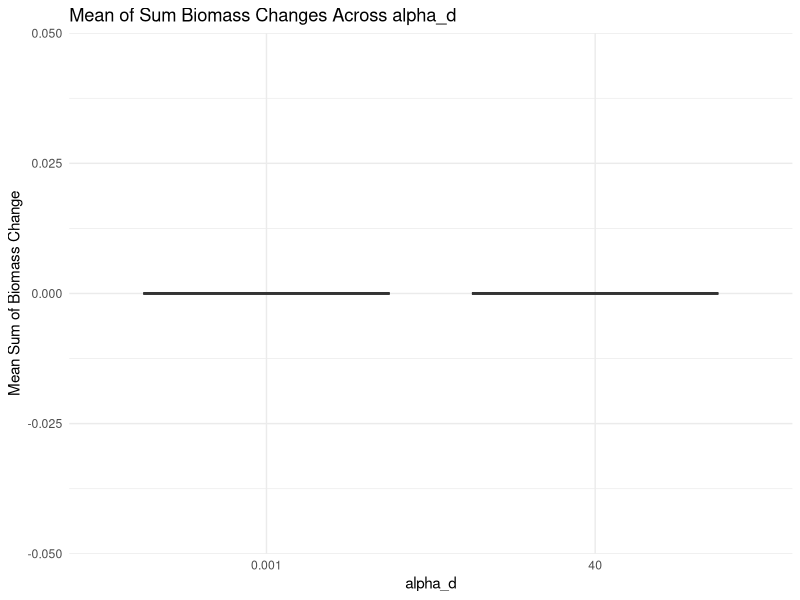
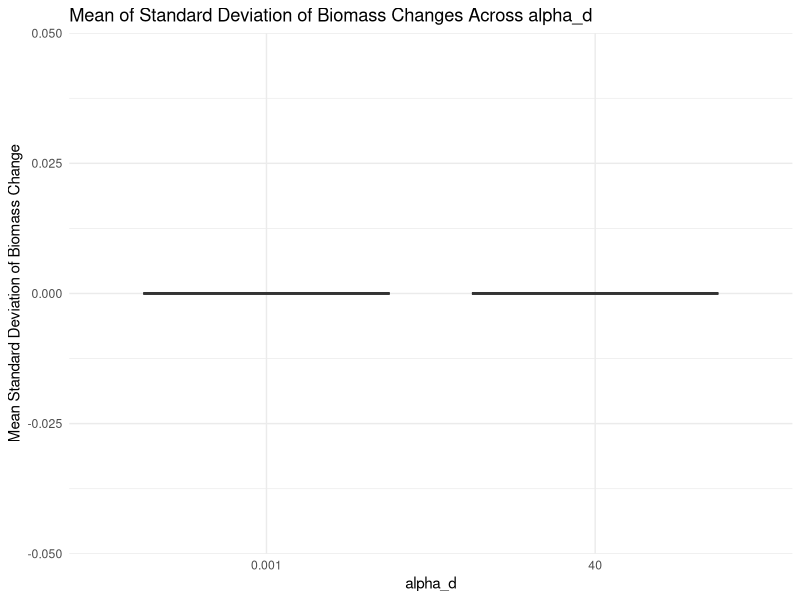

Generate these figures, in order, with R: (Note: this script raises an error after producing the figures.)
library(ggplot2)
library(tidyr)
library(dplyr)
library(Matrix)
library(deSolve)
library(clusterGeneration)

# Function to simulate quantitative network
sim_quantitative_network <- function(Net_type, S, C, aij_params) {
  A <- matrix(0, S, S)
  n_pairs <- S * (S - 1) / 2
  B <- runif(n_pairs) <= C
  if (Net_type == "predator-prey") { 
    aij <- -abs(rnorm(n_pairs, aij_params[1], aij_params[2]))
    A[upper.tri(A)] <- B * aij
    A <- t(A)
    aij <- abs(rnorm(n_pairs, aij_params[1], aij_params[2]))
    A[upper.tri(A)] <- B * aij
  } 
  diag(A) <- -runif(S, min = 0, max = 1)
  while(max(Re(eigen(A)$values)) > 0){
    diag(A) <- -runif(S, min = 0, max = 1)
  }
  return(A)
}

# Function to simulate dynamics with continuous press perturbations
# fw.model_with_perturb <- function(t, B, params) {
#   with(as.list(c(B, params)), {
#     B[B < 10^-8] <- 0 
#     B[B < 0] <- 0 # Prevent negative biomass
#     # Small perturbation at each step, influenced by covariance structure
#     delta_r <- MASS::mvrnorm(n = 1, mu = rep(0, length(B)), Sigma = params$covMat)
#     dBdt <- (params$r + params$A %*% B + delta_r) * B
#     list(dBdt)
#   })
# }

perturbation_counter <- 0

# Function to simulate dynamics with continuous press perturbations
fw.model_with_perturb <- function(t, B, params) {
  with(as.list(c(B, params)), {
    B[B < 10^-8] <- 0 
    B[B < 0] <- 0 
    
    # Increment the global counter
    perturbation_counter <<- perturbation_counter + 1
    
    # Apply perturbation every n function calls
    if (perturbation_counter %% 10 == 0) {  # Check if 50 function calls have passed
      delta_r <- MASS::mvrnorm(n = 1, mu = rep(0, length(B)), Sigma = params$covMat)
      # Scale delta_r relative to the current biomass
      delta_r <- delta_r * B * perturbation_scale # Scale delta_r by biomass
      print(paste("biomass values:", B))
      print(paste("delta_r values:",delta_r))
    } else {
      delta_r <- 0  # No perturbation in this timestep
    }
    
    dBdt <- (params$r + params$A %*% B + delta_r) * B
    list(dBdt)
  })
}

# Simulate dynamics with press perturbations over multiple timesteps
simulate_dynamics_press <- function(params, model, init_biomass = runif(params$S, min = 1, max = 10), timesteps = 1000) {
  init_biomass <- as.numeric(init_biomass)
  times <- seq(from = 1, to = timesteps)
  
  out <- deSolve::ode(
    y = init_biomass,
    times = times,
    func = model,
    parms = params,
    maxsteps = 50000, #50000, # Increase maxsteps to handle large amounts of work
    method = "vode", # Use a solver suitable for stiff systems
    atol = 1e-8,            # Set a tighter absolute tolerance 
    rtol = 1e-8             # Set a tighter relative tolerance
  ) %>% as.data.frame()
  
  return(out)
}

# Function to simulate response with continuous perturbations
simulate_response_press <- function(S, C, aij_params, mu_delta_r, sd_delta_r, sd_X, maxt, alpha_d) {
  
  perturbation_counter <- 0
  
  # Compute C matrix using rcorrmatrix
  cor_matrix <- clusterGeneration::rcorrmatrix(d = S, alphad = alpha_d)
  
  # Create covariance matrix
  covMat <- diag(sd_X) %*% cor_matrix %*% diag(sd_X)
  
  # Simulate interaction matrix A
  A <- sim_quantitative_network("predator-prey", S = S, C = C, aij_params = aij_params)
  
  equilibrium_pre <- runif(S, 1, 10)
  r_pre <- -A %*% equilibrium_pre
  dyn_params <- list(A = A, r = r_pre, S = S, maxt = maxt, covMat = covMat)
  
  # Simulate dynamics with press perturbations over time
  out <- simulate_dynamics_press(dyn_params, fw.model_with_perturb, init_biomass = equilibrium_pre, timesteps = 1000)
  
  return(out)
}

# Set up the alpha_d values and species number to test
alpha_d_values <- c(0.001, 40)
S <- 10  # Fixed number of species

# Run the simulation for a fixed number of species and varying alpha_d values
results <- data.frame()

# Initialize delta_r_values, cor_values, and cov_values
delta_r_values <- data.frame(species = character(0), alpha_d = numeric(0), delta_r = numeric(0))
cor_values <- data.frame(alpha_d = numeric(0), correlation = numeric(0))
cov_values <- data.frame(alpha_d = numeric(0), covariance = numeric(0))

nsim <- 1  # Number of simulations per scenario

perturbation_scale = 5

for (alpha_d in alpha_d_values) {
  print(paste("Running simulation for alpha_d =", alpha_d))
  
  for (j in 1:nsim) {
    result <- simulate_response_press(S = S, 
                                      C = 0.2, 
                                      aij_params = c(0, 0.5), 
                                      mu_delta_r = 0, 
                                      sd_delta_r = 0.5, 
                                      sd_X = rep(1, S), 
                                      maxt = 50000, #50000, 
                                      alpha_d = alpha_d)
    
    delta_r <- result$delta_r  # Capture delta_r values
    
    # Extract biomass dynamics for each species over time
    biomass_df <- result %>%
      pivot_longer(-time, names_to = "species", values_to = "biomass")
    
    # Calculate the total biomass change over time for each species
    biomass_df <- biomass_df %>%
      group_by(species) %>%
      summarize(sum_deltaX = sum(biomass - lag(biomass, default = biomass[1])),
                sd_deltaX = sd(biomass, na.rm = TRUE))  # Adding sd per simulation
    
    # Store results for sum_deltaX and sd_deltaX
    results <- rbind(
      results,
      data.frame(
        alpha_d = alpha_d,
        sum_deltaX = mean(biomass_df$sum_deltaX),
        sd_deltaX = mean(biomass_df$sd_deltaX)
      )
    )
    
    
  }
}

# Plot 1: Mean and Standard Deviation of Biomass Change for Each Scenario

# Sum of biomass changes across alpha_d
p1 <- ggplot(results, aes(x = as.factor(alpha_d), y = sum_deltaX)) +
  geom_boxplot(fill = "skyblue") +
  labs(title = "Mean of Sum Biomass Changes Across alpha_d", x = "alpha_d", y = "Mean Sum of Biomass Change") +
  theme_minimal()

# Standard deviation of biomass changes across alpha_d
p2 <- ggplot(results, aes(x = as.factor(alpha_d), y = sd_deltaX)) +
  geom_boxplot(fill = "orange") +
  labs(title = "Mean of Standard Deviation of Biomass Changes Across alpha_d", x = "alpha_d", y = "Mean Standard Deviation of Biomass Change") +
  theme_minimal()

print(p1)
print(p2)

###########################

#  Plot delta_r distributions per scenario
p3 <-  ggplot(delta_r_values, aes(x = delta_r)) +
  geom_histogram(bins = 30, fill = "blue", alpha = 0.7) +
  facet_wrap(~scenario, scales = "free") +  # Separate plots for each scenario
  theme_minimal() +
  ggtitle("Distribution of delta_r Across Scenarios") +
  labs(x = "delta_r", y = "Frequency")

# 2. Distribution of correlation values across alpha_d
p4 <- ggplot(cor_values, aes(x = correlation)) +
  geom_histogram(bins = 30, fill = "green", alpha = 0.7) +
  facet_wrap(~ alpha_d, scales = "free") +
  theme_minimal() +
  ggtitle("Distribution of Correlation Values Across alpha_d Values") +
  labs(x = "Correlation", y = "Frequency")

# 3. Distribution of covariance values across alpha_d
p5 <- ggplot(cov_values, aes(x = covariance)) +
  geom_histogram(bins = 30, fill = "red", alpha = 0.7) +
  facet_wrap(~ alpha_d, scales = "free") +
  theme_minimal() +
  ggtitle("Distribution of Covariance Values Across alpha_d Values") +
  labs(x = "Covariance", y = "Frequency")

print(p3)
print(p4)
print(p5)
